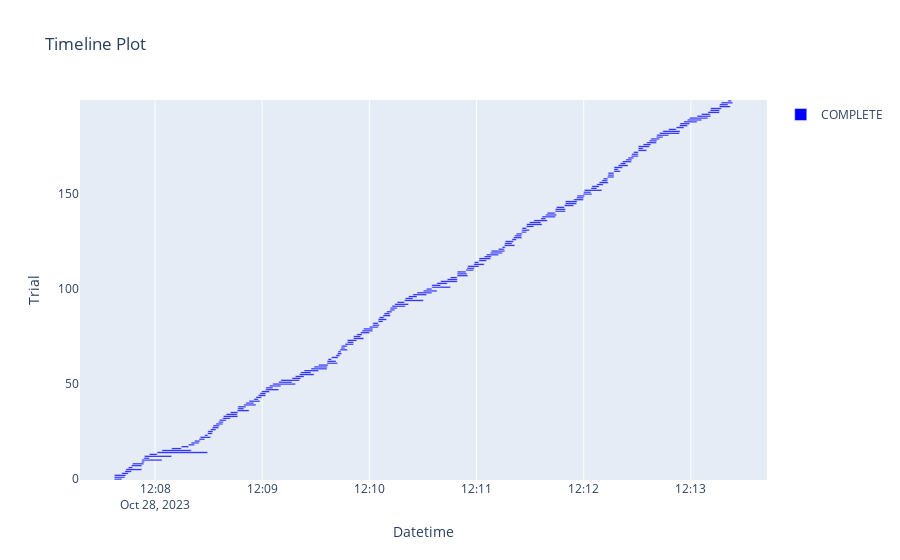

Notebook code cell kept with this figure:
### Code cell
plot_timeline(study)

### Figure 1 — Plotly figure (JSON) as saved in the notebook; plotly's stock layout.template omitted (floating-point values rounded to 4 significant figures; data arrays with more than 128 entries replaced by an {"elided": "..."} marker saying what was removed)
{"data": [{"base": {"elided": "200 str values"}, "hovertemplate": "%{text}<extra>COMPLETE</extra>", "marker": {"color": "blue"}, "name": "COMPLETE", "orientation": "h", "text": {"elided": "200 str values"}, "textposition": "none", "type": "bar", "x": {"elided": "200 float values"}, "y": {"elided": "200 int values"}}], "layout": {"showlegend": true, "title": {"text": "Timeline Plot"}, "xaxis": {"title": {"text": "Datetime"}, "type": "date"}, "yaxis": {"title": {"text": "Trial"}}}}
